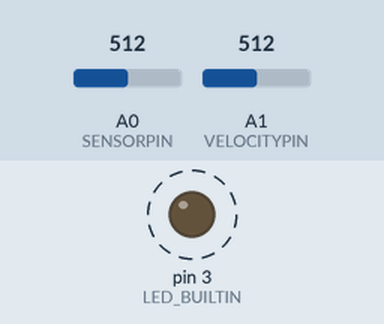
Recording of a sketch running on a simulated Arduino Uno, built with avr-gcc and run on an emulated ATmega328P. Shown: output pins drawn as LEDs (lit = HIGH). Dashed ring = blinking. Inputs (shaded band) come from the test bench; at power-on: A0 (SENSORPIN) = 512, A1 (VELOCITYPIN) = 512. MIDI output is not drawn; random numbers use the default seed unless the sketch sets one.

Above: at 0.89 s.
1.4 s: A0 (SENSORPIN) set to 0
At 1.9 s:
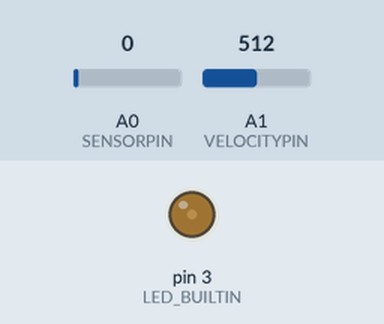
3.1 s: A0 (SENSORPIN) set to 3
At 4.2 s:
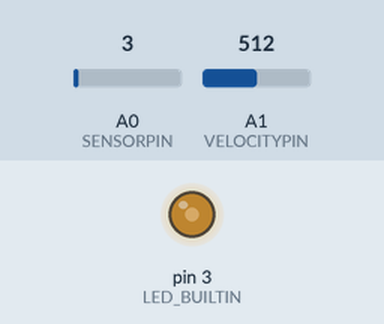
4.6 s: A0 (SENSORPIN) set to 122
At 13.65 s:
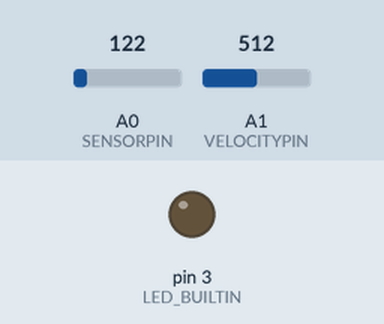
Timing chart, 0 to 13.7 s (numbered marks = the images above; inputs shaded):
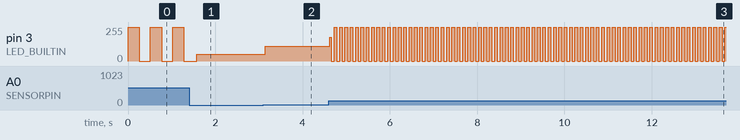

The sketch:

7-Basic_IO_Tempo_Velocity_RandomNote_Scaled.ino
```cpp
// Simple example of playing a random  MIDI note in a certain scale on channel 1 in a tempo based on the level of a potentiometer ( sensor) attached to A0;
//The velocity or loudness is controlled by a lightsensor connected to A1
//by Michel Gutlich for the Resonant Frequencies workshop #1

#define LED_BUILTIN 3 // A led is attached to pin 3 to have some visual indication of what is happening
#define SENSORPIN A0 //A potentiomter connected to A0
#define VELOCITYPIN A1 //A lightsensor connected to A1

// We are goin to use the FortySevenEffects MIDI library. Make sure it downloaded and installed through the Library Manager
//https://github.com/FortySevenEffects/arduino_midi_library
#include <MIDI.h>

MIDI_CREATE_DEFAULT_INSTANCE(); //Create a standard instance of a hardware Serial Port MIDI device

int tempo = 500; // Declare the variable 'tempo' and give it the initial value of 500 mSec;

int channel = 1; //The MIDI channel we are going to send messages to. Make this the channel number your synthesizer is set on. Channel numbers are between 1 and 16

int note = 42; //The note number we are going send. Note numbers are between 0 and 127

int velocity = 127; //The velocity ( volume) of the note we are going to send. Velocty value are between 0 and 127

int velScale = 4; // scale factor for the velocity readings

bool debug = false; //Set this to false to turn off debugging to the USB serial port

int numNotesInScale; //This will hold the number of notes in a scale

int scale = 1 ; //This parameter will set the type of scale , 0 = chromatic, 1 = pentatatonic and 2 = blues scale
int range = 12; //The range of the random notes to be selected
int transpose = 32; //Transpose the range to a certain place on the scale

int playing; //This will hold the last note played

void setup()
{
    if(debug) Serial.begin(115200); //Setup the USB serial port for debugging if the boolean 'debug' is true

    pinMode(LED_BUILTIN, OUTPUT);    //Set the pin where the led is attached to as an output
    MIDI.begin(MIDI_CHANNEL_OMNI);   // Launch MIDI and listen on all channels
    analogReference(EXTERNAL); //Set the analog reference to external so we can use 3.3 volts as a reference. A wire must be connected from the ARef pin to 3.3V
}

void loop()
{
    MIDI.read();            // Listen for incomming MIDI messages. It's a good thing to always implement this function in your own code

    tempo = analogRead(SENSORPIN); // Read analog port A0 and put the value in the parameter tempo. The value will be between 0 and 1023

    velocity = analogRead(VELOCITYPIN)/velScale; // Read analog port A1 and put the value in the parameter velocity. The value will be between 0 and 1023 zo we have to divide it by a scale factor to be in range

    note = setScale(random(range), scale, transpose); //Choose a random note number between 0 and 127, scale it and transpose it

    if(debug) Serial.println(note); //Send the value to the USB Serial portfor debugging if the boolean 'debug' is true

    digitalWrite(LED_BUILTIN, HIGH); //Turn the led on

    MIDI.sendNoteOn(note, velocity, channel);    // Send the note with a velocity on a channel

    delay(tempo/2);		    // Wait for half time the tempo ( in mSec)

    MIDI.sendNoteOff(note, 0, channel);  // Stop the note

    digitalWrite(LED_BUILTIN, LOW); //Turn off the led

    delay(tempo/2);	        // Wait for half time the tempo ( in mSec)

}

//Experiments:
//Play random chords in a certain scale
//Extend the scales with one of your own
```

Source omitted: scales.ino (data table, 2447 bytes)

Measured:
- the behaviour switches between 1 and 2 on A0 (SENSORPIN) (found by bisection; images 1 and 2)
- after the input at 3.1 s, pin 3 (LED_BUILTIN): 51/255 → 111/255 at once
- after the input at 4.6 s, pin 3 (LED_BUILTIN): 111/255 → 177/255 at once, then repeats every 0.12 s: 0/255 0.06 s, 255/255 0.06 s
